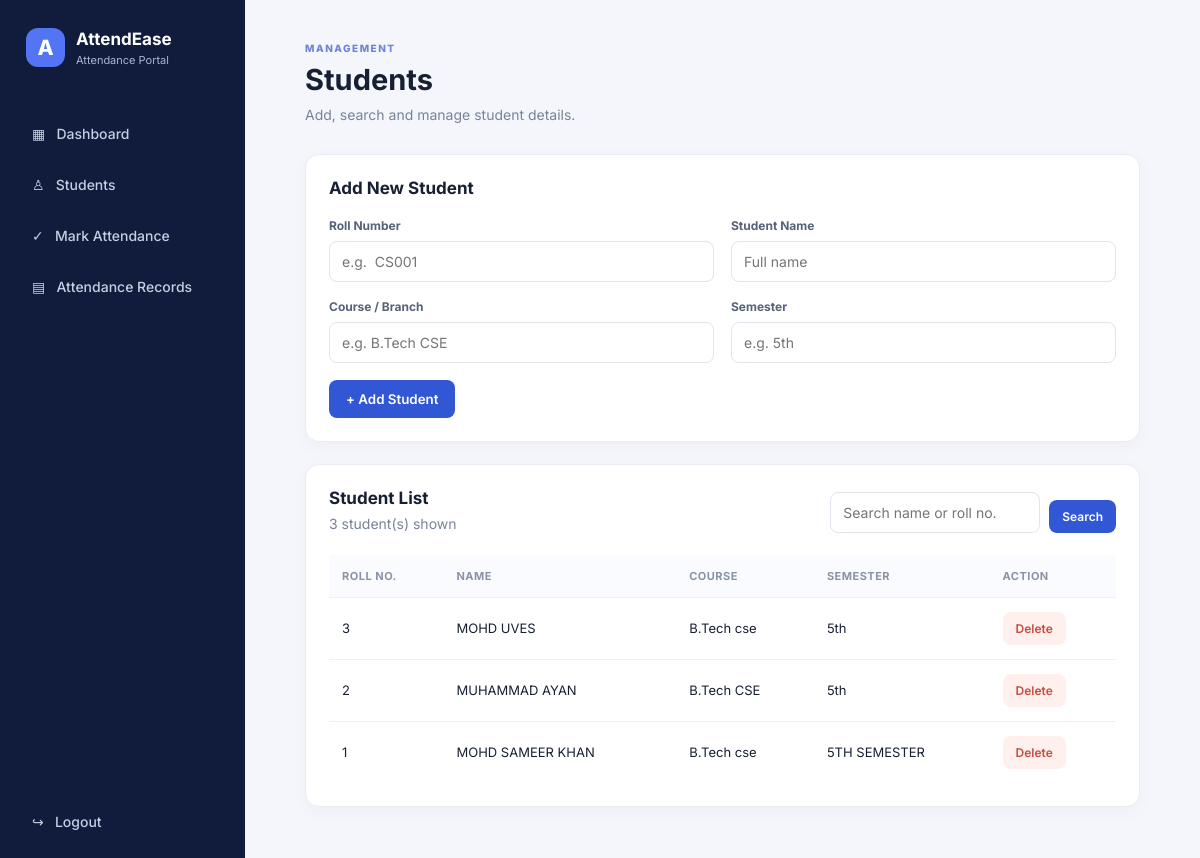
/students (signed in), run on the app's committed database.
### tables this page shows
CREATE TABLE students (
        id INTEGER PRIMARY KEY AUTOINCREMENT,
        roll_no TEXT UNIQUE NOT NULL,
        name TEXT NOT NULL,
        course TEXT NOT NULL,
        semester TEXT NOT NULL
    );

### app.py (the view, shortened to what this page needs)
@app.route("/students", methods=["GET", "POST"])
@login_required
def students():
    con = db()
    search = request.args.get("q", "").strip()
    rows = con.execute("""SELECT * FROM students
        WHERE roll_no LIKE ? OR name LIKE ? ORDER BY id DESC""",
        (f"%{search}%", f"%{search}%")).fetchall()
    con.close()
    return render_template("students.html", students=rows, q=search)

### app.py (called while the page is built)
def db():
    conn = sqlite3.connect(DB)
    conn.row_factory = sqlite3.Row
    return conn

def login_required(fn):
    @wraps(fn)
    def wrapper(*args, **kwargs):
        if not session.get("logged_in"):
            return redirect(url_for("login"))
        return fn(*args, **kwargs)
    return wrapper

### templates/students.html
{% extends "base.html" %}
{% block content %}
<header class="topbar"><div><p class="eyebrow">MANAGEMENT</p><h1>Students</h1><p class="muted">Add, search and manage student details.</p></div></header>
<section class="panel"><h2>Add New Student</h2>
<form method="post" class="form-grid">
<div><label>Roll Number</label><input name="roll_no" placeholder="e.g.  CS001" required></div>
<div><label>Student Name</label><input name="name" placeholder="Full name" required></div>
<div><label>Course / Branch</label><input name="course" placeholder="e.g. B.Tech CSE" required></div>
<div><label>Semester</label><input name="semester" placeholder="e.g. 5th" required></div>
<div class="form-action"><button class="btn">+ Add Student</button></div>
</form></section>
<section class="panel"><div class="panel-head"><div><h2>Student List</h2><p class="muted">{{ students|length }} student(s) shown</p></div>
<form method="get" class="search"><input name="q" value="{{ q }}" placeholder="Search name or roll no."><button class="btn small">Search</button></form></div>
{% if students %}<div class="table-wrap"><table><thead><tr><th>Roll No.</th><th>Name</th><th>Course</th><th>Semester</th><th>Action</th></tr></thead><tbody>
{% for s in students %}<tr><td>{{ s.roll_no }}</td><td>{{ s.name }}</td><td>{{ s.course }}</td><td>{{ s.semester }}</td><td><form method="post" action="{{ url_for('delete_student', student_id=s.id) }}" onsubmit="return confirm('Delete this student and their attendance records?')"><button class="btn danger small">Delete</button></form></td></tr>{% endfor %}
</tbody></table></div>{% else %}<div class="empty">No students found. Add your first student above.</div>{% endif %}
</section>
{% endblock %}

### static/style.css (style rules this page uses)
:root { --navy:#172554;--blue:#3157d5;--bg:#f4f6fb;--text:#172033;--muted:#788399 }
* { box-sizing:border-box }
body { margin:0;background:var(--bg);color:var(--text);font-family:Inter,Arial,sans-serif;font-size:14px }
.topbar { display:flex;justify-content:space-between;align-items:center;margin-bottom:28px }
.eyebrow { font-size:10px;letter-spacing:1.5px;color:#6e83d9;font-weight:800;margin:0 0 8px }
h1 { font-size:29px;margin:0 0 7px }
h2 { font-size:17px;margin:0 0 5px }
.muted { color:var(--muted);margin:0;line-height:1.6 }
.stat,.panel { background:#fff;border:1px solid #e9ecf3;border-radius:14px;box-shadow:0 5px 20px #1b2b4d08 }
.panel { padding:23px;margin-bottom:22px }
.panel-head { display:flex;align-items:center;justify-content:space-between;gap:15px;margin-bottom:19px }
.panel-head h2 { margin-bottom:5px }
.btn { border:0;background:#3157d5;color:white;padding:11px 17px;border-radius:8px;font-weight:600;cursor:pointer;text-decoration:none;display:inline-block;font-family:inherit }
.btn.small { padding:9px 13px;font-size:12px }
.btn.danger { background:#fff0ee;color:#c84c40 }
table { border-collapse:collapse;width:100%;min-width:560px }
th { text-align:left;color:#8993a6;font-size:11px;text-transform:uppercase;letter-spacing:.5px;font-weight:700;background:#fafbfe }
td,th { padding:14px 13px;border-bottom:1px solid #edf0f5 }
td { font-size:13px }
tr:last-child td { border-bottom:0 }
.table-wrap { overflow-x:auto }
label { display:block;font-size:12px;font-weight:700;color:#56627a;margin-bottom:8px }
input,select { width:100%;padding:11px 12px;border:1px solid #dfe4ee;border-radius:8px;font:inherit;color:#27334a;background:#fff;outline:none }
.form-grid { display:grid;grid-template-columns:repeat(2,1fr);gap:17px;margin-top:20px }
.form-action { display:flex;align-items:end }
.search,.date-form { display:flex;align-items:end;gap:9px }
.search input { width:210px }

### data on the page
students: roll_no "3", name "MOHD UVES", course "B.Tech cse", semester "5th"
students: roll_no "2", name "MUHAMMAD AYAN", course "B.Tech CSE", semester "5th"
students: roll_no "1", name "MOHD SAMEER KHAN", course "B.Tech cse", semester "5TH SEMESTER"

### other printed values
{{ students|length }} "3"
